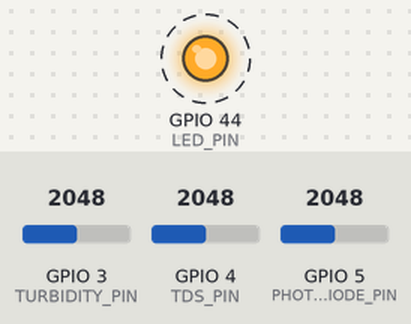
Recording of a sketch running on a simulated Seeed XIAO ESP32-S3. On the bench: output pins drawn as LEDs (lit = HIGH). Dashed ring = blinking. The test bench sets the inputs (shaded band); at power-on: GPIO 3 (TURBIDITY_PIN) = 2048, GPIO 4 (TDS_PIN) = 2048, GPIO 5 (PHOTODIODE_PIN) = 2048 (analog values on the 0–4095 scale). What the sketch prints to the serial monitor is not drawn.

Above: at 3.2 s.
Timing chart, 0 to 6.5 s (numbered marks = the images above):
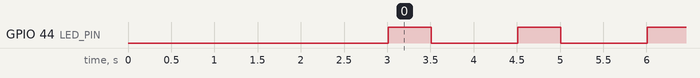

The sketch:

water_contamination_det.ide.ino
```cpp
#include "esp_camera.h"
#include <Arduino.h>
#include <math.h>

// =====================================================
// XIAO ESP32-S3 SENSE
// TURBIDITY + TDS + PHOTODIODE + LED + CAMERA
// =====================================================

// XIAO PIN -> GPIO
// D2 -> GPIO3
// D3 -> GPIO4
// D4 -> GPIO5
// D7 -> GPIO44

#define TURBIDITY_PIN     3
#define TDS_PIN           4
#define PHOTODIODE_PIN    5
#define LED_PIN           44


// =====================================================
// TURBIDITY CALIBRATION
// =====================================================

float voltageToNTU(float voltage)
{
  // Example calibration.
  // Replace after calibration with known standards.

  if (voltage >= 3.00)
  {
    return 0.0;
  }

  else if (voltage >= 2.50)
  {
    return 10.0 + (2.50 - voltage) * (10.0 / 0.50);
  }

  else if (voltage >= 2.00)
  {
    return 20.0 + (2.00 - voltage) * (30.0 / 0.50);
  }

  else if (voltage >= 1.50)
  {
    return 50.0 + (1.50 - voltage) * (50.0 / 0.50);
  }

  else if (voltage >= 1.00)
  {
    return 100.0 + (1.00 - voltage) * (100.0 / 0.50);
  }

  else
  {
    return 200.0;
  }
}


// =====================================================
// TDS CALCULATION
// =====================================================

float calculateTDS(float voltage)
{
  // Initial testing temperature
  float temperature = 25.0;

  float compensationCoefficient =
      1.0 + 0.02 * (temperature - 25.0);

  float compensatedVoltage =
      voltage / compensationCoefficient;

  float tdsValue =
      (133.42 * pow(compensatedVoltage, 3)
      - 255.86 * pow(compensatedVoltage, 2)
      + 857.39 * compensatedVoltage) * 0.5;

  if (tdsValue < 0)
  {
    tdsValue = 0;
  }

  return tdsValue;
}


// =====================================================
// XIAO ESP32-S3 SENSE CAMERA PINS
// OV2640
// =====================================================

#define PWDN_GPIO_NUM     -1
#define RESET_GPIO_NUM    -1

#define XCLK_GPIO_NUM     10

#define SIOD_GPIO_NUM     40
#define SIOC_GPIO_NUM     39

#define Y9_GPIO_NUM       48
#define Y8_GPIO_NUM       11
#define Y7_GPIO_NUM       12
#define Y6_GPIO_NUM       14
#define Y5_GPIO_NUM       16
#define Y4_GPIO_NUM       18
#define Y3_GPIO_NUM       17
#define Y2_GPIO_NUM       15

#define VSYNC_GPIO_NUM    38
#define HREF_GPIO_NUM     47
#define PCLK_GPIO_NUM     13


// =====================================================
// CAMERA INITIALIZATION
// LOW MEMORY + PSRAM
// =====================================================

bool initCamera()
{
  camera_config_t config;

  config.ledc_channel = LEDC_CHANNEL_0;
  config.ledc_timer   = LEDC_TIMER_0;

  config.pin_d0 = Y2_GPIO_NUM;
  config.pin_d1 = Y3_GPIO_NUM;
  config.pin_d2 = Y4_GPIO_NUM;
  config.pin_d3 = Y5_GPIO_NUM;
  config.pin_d4 = Y6_GPIO_NUM;
  config.pin_d5 = Y7_GPIO_NUM;
  config.pin_d6 = Y8_GPIO_NUM;
  config.pin_d7 = Y9_GPIO_NUM;

  config.pin_xclk = XCLK_GPIO_NUM;

  config.pin_pclk = PCLK_GPIO_NUM;
  config.pin_vsync = VSYNC_GPIO_NUM;
  config.pin_href = HREF_GPIO_NUM;

  config.pin_sccb_sda = SIOD_GPIO_NUM;
  config.pin_sccb_scl = SIOC_GPIO_NUM;

  config.pin_pwdn = PWDN_GPIO_NUM;
  config.pin_reset = RESET_GPIO_NUM;

  config.xclk_freq_hz = 20000000;

  // JPEG format
  config.pixel_format = PIXFORMAT_JPEG;

  // Low memory setting
  config.frame_size = FRAMESIZE_QVGA;
  config.jpeg_quality = 15;

  // Use PSRAM
  config.fb_location = CAMERA_FB_IN_PSRAM;

  // One frame buffer
  config.fb_count = 1;

  config.grab_mode = CAMERA_GRAB_WHEN_EMPTY;


  // Check PSRAM
  Serial.print("PSRAM: ");

  if (psramFound())
  {
    Serial.println("FOUND");
  }
  else
  {
    Serial.println("NOT FOUND");
    return false;
  }


  // Initialize camera
  esp_err_t err = esp_camera_init(&config);

  if (err != ESP_OK)
  {
    Serial.print("Camera initialization FAILED: 0x");
    Serial.println(err, HEX);

    return false;
  }

  Serial.println("Camera initialized successfully.");

  return true;
}


// =====================================================
// CAMERA CAPTURE
// =====================================================

void capturePhoto()
{
  camera_fb_t *fb = esp_camera_fb_get();

  if (!fb)
  {
    Serial.println("Camera capture FAILED!");
    return;
  }

  Serial.println("Camera capture OK");

  Serial.print("Image size : ");
  Serial.print(fb->len);
  Serial.println(" bytes");

  Serial.print("Width      : ");
  Serial.println(fb->width);

  Serial.print("Height     : ");
  Serial.println(fb->height);

  esp_camera_fb_return(fb);
}


// =====================================================
// SETUP
// =====================================================

void setup()
{
  Serial.begin(115200);

  delay(3000);

  Serial.println();
  Serial.println("========================================");
  Serial.println(" XIAO ESP32-S3 WATER QUALITY SYSTEM");
  Serial.println("========================================");

  // ADC
  analogReadResolution(12);

  // LED
  pinMode(LED_PIN, OUTPUT);
  digitalWrite(LED_PIN, LOW);

  // Camera
  Serial.println();
  Serial.println("Checking camera...");

  if (initCamera())
  {
    Serial.println("Camera status: OK");
  }
  else
  {
    Serial.println("Camera status: FAILED");
  }

  Serial.println();
  Serial.println("System ready.");
  Serial.println();
}


// =====================================================
// LOOP
// =====================================================

void loop()
{
  const int samples = 20;


  // ===================================================
  // LED ON
  // ===================================================

  digitalWrite(LED_PIN, HIGH);

  delay(100);


  // ===================================================
  // TURBIDITY
  // ===================================================

  long turbidityTotal = 0;

  for (int i = 0; i < samples; i++)
  {
    turbidityTotal += analogRead(TURBIDITY_PIN);
    delay(5);
  }

  float turbidityADC =
      turbidityTotal / (float)samples;

  float turbidityVoltage =
      (turbidityADC / 4095.0) * 3.3;

  float NTU =
      voltageToNTU(turbidityVoltage);


  // ===================================================
  // TDS
  // ===================================================

  long tdsTotal = 0;

  for (int i = 0; i < samples; i++)
  {
    tdsTotal += analogRead(TDS_PIN);
    delay(5);
  }

  float tdsADC =
      tdsTotal / (float)samples;

  float tdsVoltage =
      (tdsADC / 4095.0) * 3.3;

  float TDS =
      calculateTDS(tdsVoltage);


  // ===================================================
  // PHOTODIODE + LM358
  // ===================================================

  long photoTotal = 0;

  for (int i = 0; i < samples; i++)
  {
    photoTotal += analogRead(PHOTODIODE_PIN);
    delay(5);
  }

  float photoADC =
      photoTotal / (float)samples;

  float photoVoltage =
      (photoADC / 4095.0) * 3.3;


  // ===================================================
  // SERIAL OUTPUT
  // ===================================================

  Serial.println();
  Serial.println("========================================");

  Serial.println("TURBIDITY");

  Serial.print("ADC      : ");
  Serial.println(turbidityADC, 0);

  Serial.print("Voltage  : ");
  Serial.print(turbidityVoltage, 3);
  Serial.println(" V");

  Serial.print("NTU      : ");
  Serial.print(NTU, 2);
  Serial.println(" NTU");


  Serial.println("----------------------------------------");

  Serial.println("TDS");

  Serial.print("ADC      : ");
  Serial.println(tdsADC, 0);

  Serial.print("Voltage  : ");
  Serial.print(tdsVoltage, 3);
  Serial.println(" V");

  Serial.print("TDS      : ");
  Serial.print(TDS, 2);
  Serial.println(" ppm");


  Serial.println("----------------------------------------");

  Serial.println("PHOTODIODE + LM358");

  Serial.print("ADC      : ");
  Serial.println(photoADC, 0);

  Serial.print("Voltage  : ");
  Serial.print(photoVoltage, 3);
  Serial.println(" V");


  Serial.println("----------------------------------------");

  Serial.println("LED      : ON");


  // ===================================================
  // CAMERA
  // ===================================================

  capturePhoto();


  Serial.println("========================================");


  // ===================================================
  // LED OFF
  // ===================================================

  digitalWrite(LED_PIN, LOW);

  delay(1000);
}
```

Measured:
- by itself, GPIO 44 (LED_PIN): alternates HIGH for 0.50 s and LOW for 1.0 s
